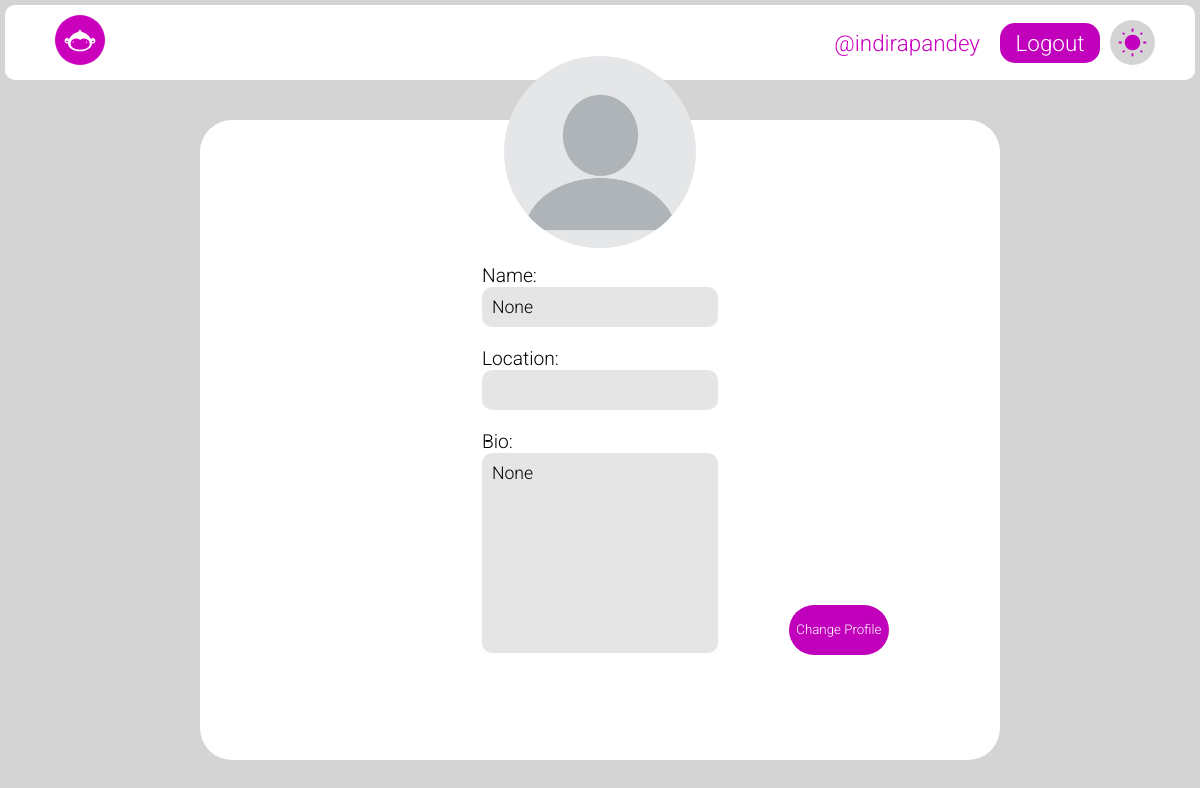
/profile/editprofile/indirapandey/ (signed in), run on an earlier commit of the app's database.
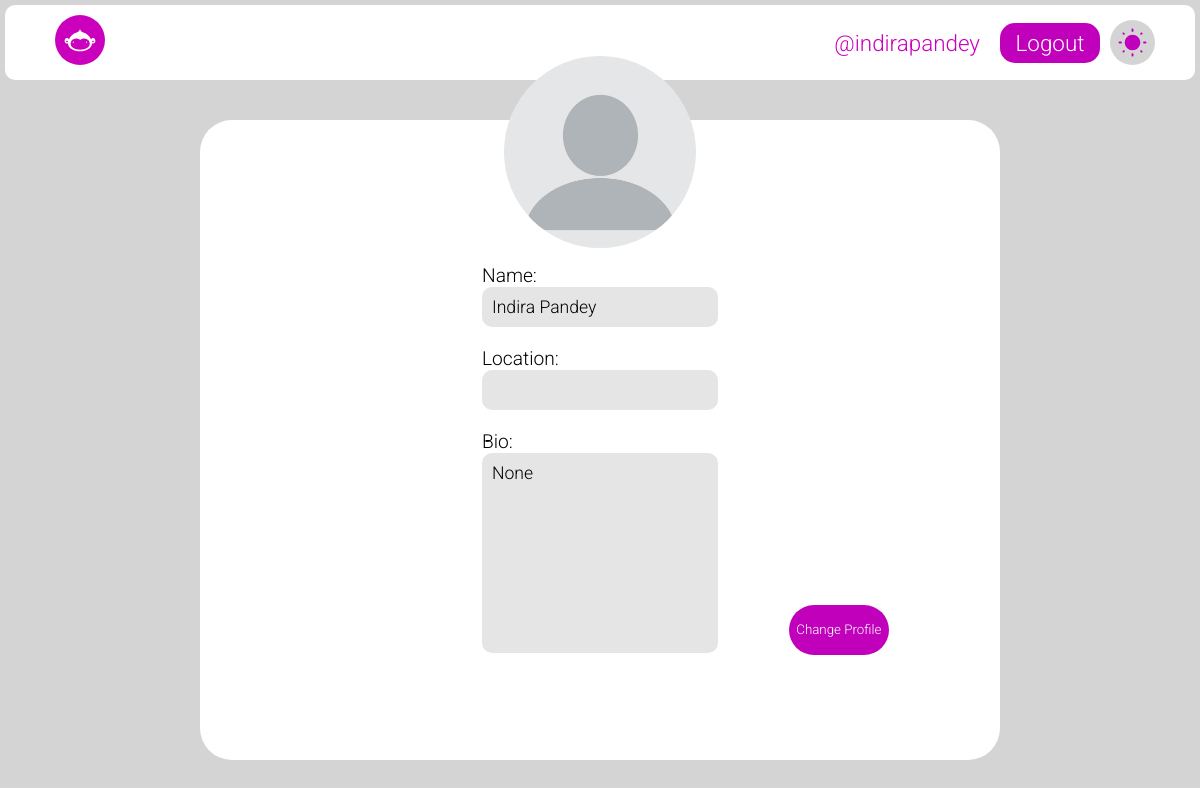
And on a later commit of the database.
### accounts/models.py (models this page shows)
class UserAccount(AbstractUser):
    full_name = models.CharField(max_length=100, blank=True, null=True)
    profile_pic = models.ImageField(upload_to="profile_photo/", default="default_profile_photo.jpg")
    location = models.CharField(max_length = 256, blank=True)
    age = models.IntegerField(blank=True,  null=True)
    bio = models.TextField(blank=True, null=True)
    following = models.ManyToManyField('self', blank=True, related_name="followers", symmetrical=False)

### accounts/views.py (the view, shortened to what this page needs)
# urls.py: path('editprofile/<str:userid>/', views.getedit_profilepage, name="edit_profilepage")
@login_required(login_url='login_page')
def getedit_profilepage(request, userid):
    try:
        user = User.objects.get(username = userid)
        if user == request.user:
            return render(request, 'accounts/edit_profilepage.html', {"user" : user})
        else:
            return redirect("homepage")
    except:
        return redirect("homepage")

### accounts/templates/accounts/edit_profilepage.html (shortened to what this page needs)
{% extends 'base.html' %}
{% load static %}
{% block stylesheet %}
<link rel="stylesheet" href="{% static 'css/edit_profilepage.css' %}" />
{% endblock %}
{% block content %}
{% include 'header.html' %}
<main class="profile-page">
  <div class="content">
    <div class="content__cover">
      <div class="content__avatar">
        <img src="/media/{{user.profile_pic}}" alt="Profile_Pic"></img>
      </div>
    </div>
    <form class="content__title center" method="post">
      <p>Name:</p>
      <input type="text" value="{{ user.full_name }}" required name="full_name">
      <p>Location:</p>
      <input type="text" value='{{user.location}}' name = "location" required>
      <p>Bio:</p>
      <textarea class="content__description" name="bio" required>{{user.bio}}</textarea>
      <button type="submit">Change Profile</button>
    </form>
  </div>
</main>
{% endblock %}

### templates/header.html (shortened to what this page needs)
{% load static %}
<header>
  <nav>
    <a href="/">
      <img
        src="{% static 'equipments/website_icons/homepage/logo.svg' %}"
        alt="LOGO"
        height="50px"/>
    </a>
    <div class="profile_box">
      {% if request.user.is_authenticated %}
        <a href="{% url 'profilepage'%}?profile={{ request.user.username }}" class="username">@{{ request.user.username }}</a>
        <a href="{% url 'logoutuser' %}" class="logout_button">Logout</a>
        {% else %}
        <a href="{% url 'loginpage' %}" class="logout_button">Login</a>
        {% endif %}
        <label for="theme_selection" class="theme_box">
          <img src="{% static 'equipments/website_icons/homepage/sun.svg' %}" alt="Sun Icon" class="sun active">
        </label>
    </div>
  </nav>
</header>

What changed in the data, as far as the page shows it:
changed UserAccount "indirapandey": full_name "None" → "Indira Pandey"
